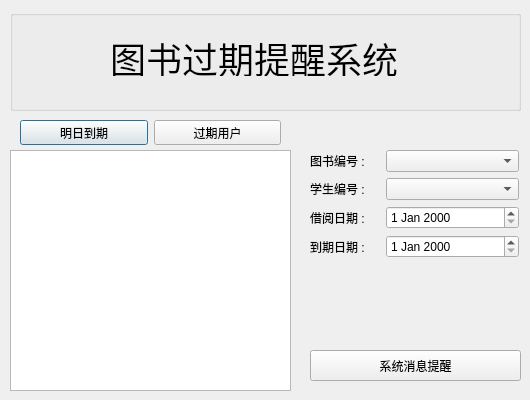
<?xml version="1.0" encoding="UTF-8"?>
<ui version="4.0">
 <class>adOverDialog</class>
 <widget class="QDialog" name="adOverDialog">
  <property name="geometry">
   <rect>
    <x>0</x>
    <y>0</y>
    <width>530</width>
    <height>400</height>
   </rect>
  </property>
  <property name="windowTitle">
   <string>Dialog</string>
  </property>
  <widget class="QTableView" name="tableView">
   <property name="geometry">
    <rect>
     <x>10</x>
     <y>150</y>
     <width>281</width>
     <height>241</height>
    </rect>
   </property>
  </widget>
  <widget class="QGroupBox" name="groupBox">
   <property name="geometry">
    <rect>
     <x>10</x>
     <y>10</y>
     <width>511</width>
     <height>101</height>
    </rect>
   </property>
   <property name="title">
    <string/>
   </property>
   <widget class="QLabel" name="label_8">
    <property name="geometry">
     <rect>
      <x>100</x>
      <y>30</y>
      <width>288</width>
      <height>36</height>
     </rect>
    </property>
    <property name="font">
     <font>
      <pointsize>27</pointsize>
     </font>
    </property>
    <property name="text">
     <string>图书过期提醒系统</string>
    </property>
   </widget>
  </widget>
  <widget class="QWidget" name="layoutWidget_2">
   <property name="geometry">
    <rect>
     <x>310</x>
     <y>150</y>
     <width>209</width>
     <height>108</height>
    </rect>
   </property>
   <layout class="QVBoxLayout" name="verticalLayout">
    <item>
     <layout class="QHBoxLayout" name="horizontalLayout">
      <item>
       <widget class="QLabel" name="label_2">
        <property name="text">
         <string>图书编号 : </string>
        </property>
       </widget>
      </item>
      <item>
       <widget class="QComboBox" name="comboBox">
        <property name="minimumSize">
         <size>
          <width>133</width>
          <height>0</height>
         </size>
        </property>
        <property name="maximumSize">
         <size>
          <width>133</width>
          <height>16777215</height>
         </size>
        </property>
       </widget>
      </item>
     </layout>
    </item>
    <item>
     <layout class="QHBoxLayout" name="horizontalLayout_2">
      <item>
       <widget class="QLabel" name="label_3">
        <property name="text">
         <string>学生编号 : </string>
        </property>
       </widget>
      </item>
      <item>
       <widget class="QComboBox" name="comboBox_2">
        <property name="minimumSize">
         <size>
          <width>133</width>
          <height>0</height>
         </size>
        </property>
        <property name="maximumSize">
         <size>
          <width>133</width>
          <height>16777215</height>
         </size>
        </property>
       </widget>
      </item>
     </layout>
    </item>
    <item>
     <layout class="QHBoxLayout" name="horizontalLayout_4">
      <item>
       <widget class="QLabel" name="label_5">
        <property name="text">
         <string>借阅日期 : </string>
        </property>
       </widget>
      </item>
      <item>
       <widget class="QDateEdit" name="dateEdit_2">
        <property name="minimumSize">
         <size>
          <width>133</width>
          <height>0</height>
         </size>
        </property>
        <property name="maximumSize">
         <size>
          <width>133</width>
          <height>16777215</height>
         </size>
        </property>
       </widget>
      </item>
     </layout>
    </item>
    <item>
     <layout class="QHBoxLayout" name="horizontalLayout_5">
      <item>
       <widget class="QLabel" name="label_6">
        <property name="text">
         <string>到期日期 : </string>
        </property>
       </widget>
      </item>
      <item>
       <widget class="QDateEdit" name="dateEdit_3">
        <property name="minimumSize">
         <size>
          <width>133</width>
          <height>0</height>
         </size>
        </property>
        <property name="maximumSize">
         <size>
          <width>133</width>
          <height>16777215</height>
         </size>
        </property>
       </widget>
      </item>
     </layout>
    </item>
   </layout>
  </widget>
  <widget class="QWidget" name="layoutWidget_3">
   <property name="geometry">
    <rect>
     <x>20</x>
     <y>120</y>
     <width>261</width>
     <height>25</height>
    </rect>
   </property>
   <layout class="QHBoxLayout" name="horizontalLayout_3">
    <item>
     <widget class="QPushButton" name="pushButton_5">
      <property name="text">
       <string>明日到期</string>
      </property>
     </widget>
    </item>
    <item>
     <widget class="QPushButton" name="pushButton_6">
      <property name="text">
       <string>过期用户</string>
      </property>
     </widget>
    </item>
   </layout>
  </widget>
  <widget class="QPushButton" name="pushButton">
   <property name="geometry">
    <rect>
     <x>590</x>
     <y>280</y>
     <width>75</width>
     <height>23</height>
    </rect>
   </property>
   <property name="text">
    <string>短信提醒</string>
   </property>
  </widget>
  <widget class="QPushButton" name="pushButton_3">
   <property name="geometry">
    <rect>
     <x>590</x>
     <y>310</y>
     <width>80</width>
     <height>23</height>
    </rect>
   </property>
   <property name="text">
    <string>全部短信提醒</string>
   </property>
  </widget>
  <widget class="QPushButton" name="pushButton_4">
   <property name="geometry">
    <rect>
     <x>590</x>
     <y>340</y>
     <width>80</width>
     <height>23</height>
    </rect>
   </property>
   <property name="text">
    <string>全部系统提醒</string>
   </property>
  </widget>
  <widget class="QPushButton" name="pushButton_2">
   <property name="geometry">
    <rect>
     <x>310</x>
     <y>350</y>
     <width>211</width>
     <height>31</height>
    </rect>
   </property>
   <property name="text">
    <string>系统消息提醒</string>
   </property>
  </widget>
 </widget>
 <resources/>
 <connections/>
</ui>
